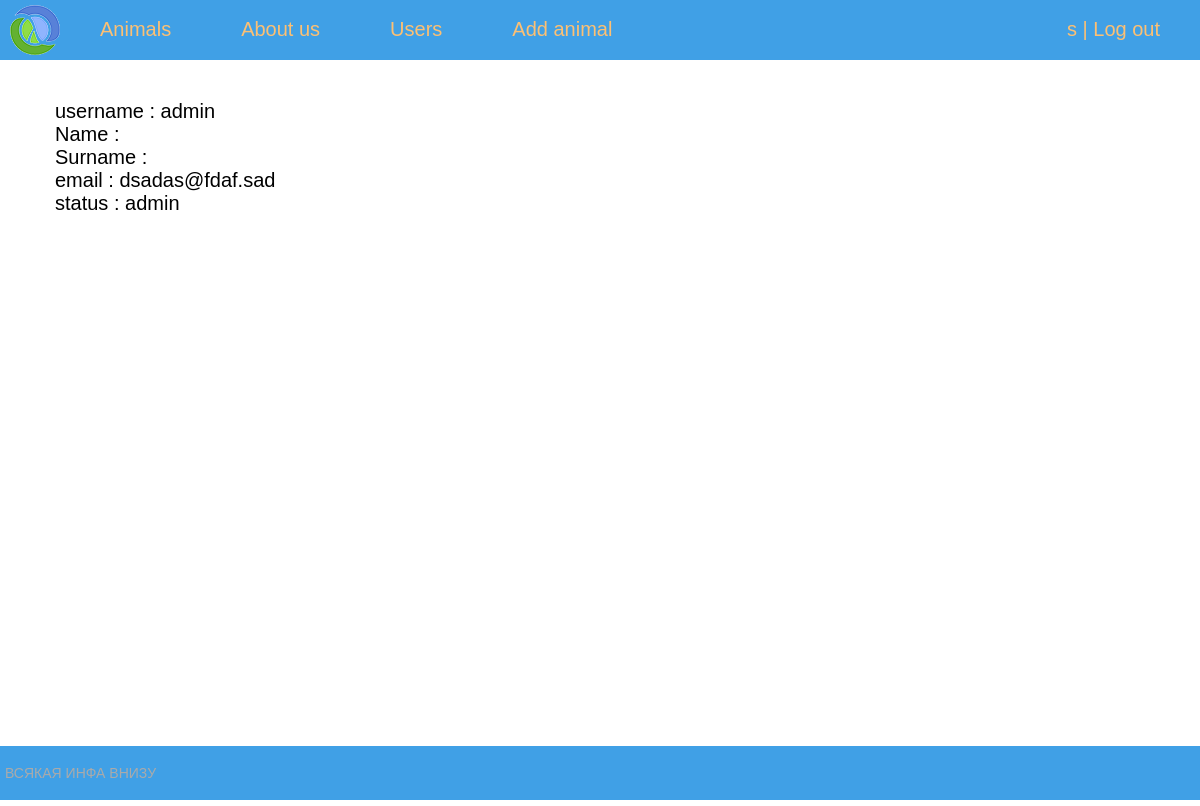
/user/2/ (signed in), run on the app's committed database.
### shelter/models.py (models this page shows, shortened)
class Account(AbstractBaseUser):
    email = models.EmailField(verbose_name="email", max_length=60, unique=True)
    username = models.CharField(max_length=30, unique=True)
    date_joined = models.DateTimeField(verbose_name='date joined', auto_now_add=True)
    last_login = models.DateTimeField(verbose_name='last login', auto_now=True)
    is_admin = models.BooleanField(default=False)
    is_active = models.BooleanField(default=True)
    is_staff = models.BooleanField(default=False)
    is_superuser = models.BooleanField(default=False)
    position = models.CharField(max_length=10, default="unverified")
    name = models.CharField(max_length=15, default="")
    surname = models.CharField(max_length=15, default="")
    USERNAME_FIELD = 'username'
    objects = MyAccountManager()

### shelter/views.py (the view, shortened to what this page needs)
# urls.py: path('user/<int:userid>/', ShowUserPage.as_view(), name='show_user'),
@method_decorator(login_required, name='dispatch')
class ShowUserPage(UserPassesTestMixin, DetailView):
    model = Account
    template_name = 'shelter/userpage.html'
    context_object_name = 'account'
    pk_url_kwarg = 'userid'
    def get(self, request, *args, **kwargs):
        to_verify = request.GET.get('verify', '')
        self.object = self.get_object()
        context = self.get_context_data(object=self.object)
        return self.render_to_response(context)
    def test_func(self):
        if self.request.user.position == "employee" or self.request.user.position == "admin":
            return True
        return False
    def get_context_data(self, *, object_list=None, **kwargs):
        context = super().get_context_data(**kwargs)
        context['title'] = "User page"
        context['menu'] = menu
        return context

### shelter/templates/shelter/userpage.html (shortened to what this page needs)
{% extends 'shelter/base.html' %}
{% block content %}
username : {{account.username}}<br>
Name     : {{account.name}}<br>
Surname  : {{account.surname}}<br>
email    : {{account.email}}<br>
status   : {{account.position}}
<br>
{% endblock %}

### shelter/templates/shelter/base.html (shortened to what this page needs)
{% load static %}
<!DOCTYPE html>
<html>
<head>
	<link type="text/css" href="{% static 'shelter/css/styles.css' %}" rel="stylesheet" />
</head>
<body>
<table class="table-page" border=0 cellpadding="0" cellspacing="0">
<tr><td valign=top>
{% block mainmenu %}
		<div class="header">
			<ul id="mainmenu" class="mainmenu">
				<li class="logo"><a href="{% url 'home' %}"><div class="logo"></div></a></li>
				{% for m in menu %}
				    <li><a href="{% url m.url_name %}">{{m.title}}</a></li>
				{% endfor %}
				{% if user.position == "employee" or user.position == "admin" %}
				    <li><a href="{% url 'users' %}">Users</a></li>
				{% endif %}
            	{% if user.position == "employee" %}
				    <li><a href="{% url 'addanimal' %}">Add animal</a></li>
				{% endif %}
				{% if request.user.is_authenticated %}
				    <li class="last"><a href="{% url 'mypage' %}">{{user.username}}</a> | <a href="{% url 'logout' %}">Log out</a></li>
				{% else %}
				    <li class="last"><a href="{% url 'register' %}">Register</a> | <a href="{% url 'login' %}">Log in</a></li>
				{% endif %}
			</ul>
		</div>
{% endblock mainmenu %}
<table class="table-content" border=0 cellpadding="0" cellspacing="0">
<td valign="top" class="content">
	<div class="content-text">
{% block content %}
{% endblock %}
	</div>
</td></tr></table>
<tr><td valign=top>
	<div id="footer">
		<p>ВСЯКАЯ ИНФА ВНИЗУ</p>
	</div>
</td></tr></table>
</body>
</html>

### shelter/static/shelter/css/styles.css (style rules this page uses)
html, body { font-family: 'Arial'; margin: 0; padding: 0; height: 100%; width: 100%; color: #444; }
a { color: #0059b2; text-decoration: none; }
.table-page { width: 100%; height: 100%; vertical-align: top; }
.table-page tr { height: 100%; }
.header { background: #40A0E6; height: 60px; }
.logo { background: url('../images/logo.png') no-repeat 10px 5px; width: 70px; height: 60px; }
ul.mainmenu { list-style: none; margin: 0; padding: 0; height: 60px; color: #fdc073; font-size: 20px; overflow: hidden; }
ul.mainmenu li { float: left; margin: 18px 40px 0 30px; }
ul.mainmenu li.logo { margin: 0; }
ul.mainmenu li.last { float: right; }
ul.mainmenu li a { color: #fdc073; text-decoration: none; }
.table-content { width: 100%; min-height: 100%; height: 100%; }
.content { padding: 40px 20px 20px 40px; width: 100%; box-sizing: border-box; }
.content-text { color: #000; font-size: 20px; font-family: Arial; width: 100%; padding-right: 15px; padding-left: 15px; margin-right: auto; margin-left: auto; }
#footer { box-sizing: border-box; background: #40A0E6; padding: 5px; color: #aaa; font-size: 14px; font-family: Verdana, Geneva, Arial, Helvetica; text-align: left; overflow: hidden; }

### data on the page
Account: username "s"
Account: username "admin", email "dsadas@fdaf.sad", position "admin"

### other printed values
{{ m.title }} "Animals" "About us"
